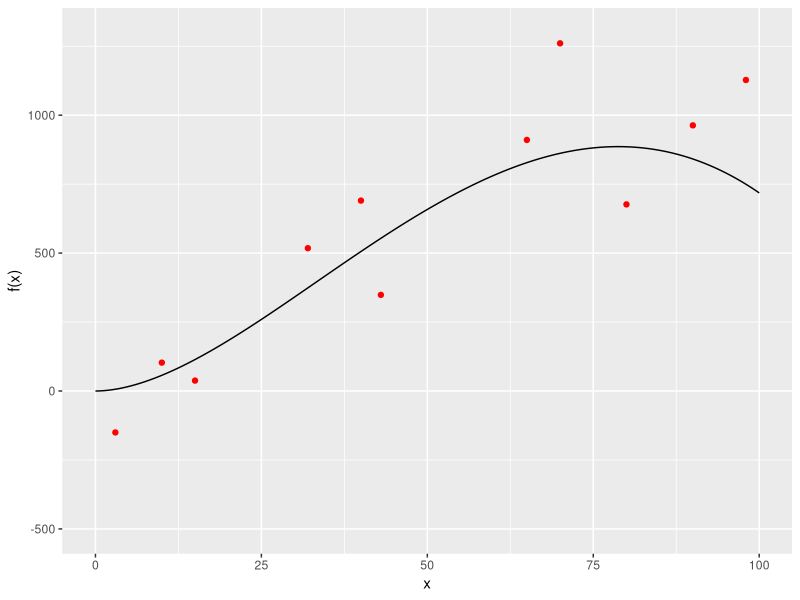
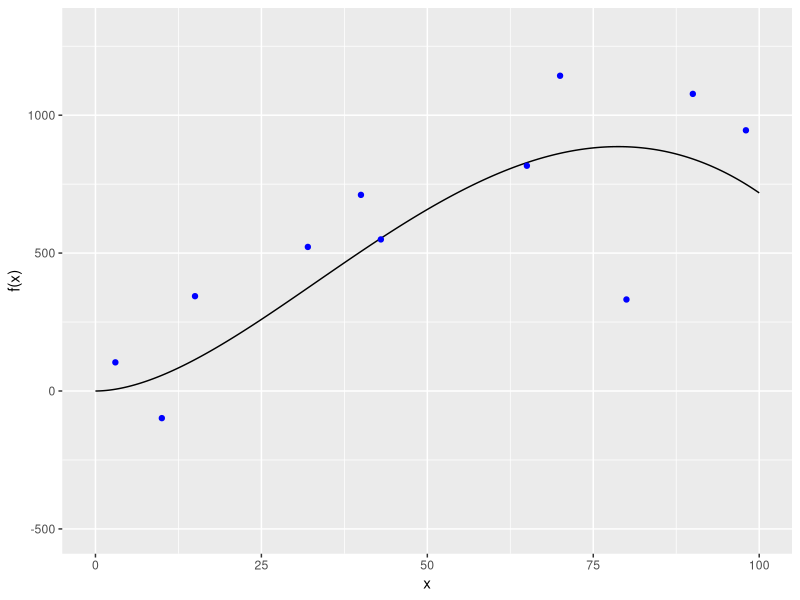
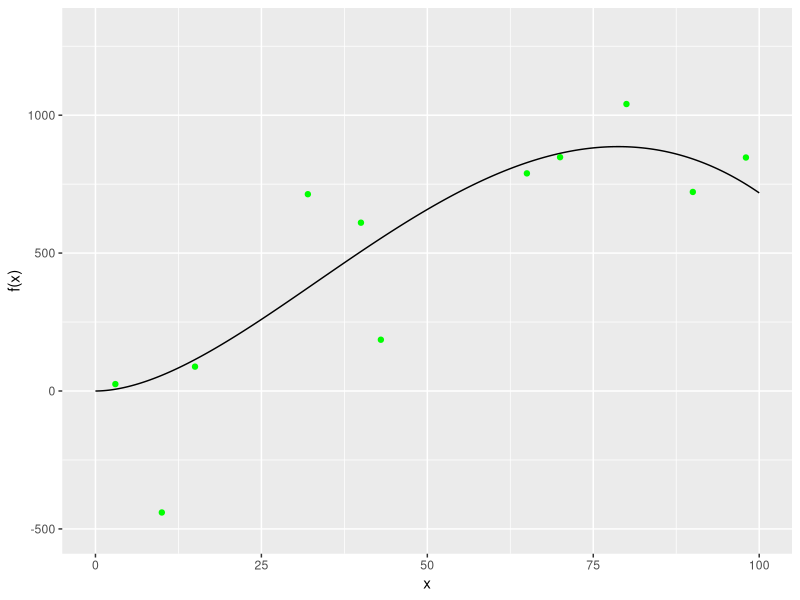
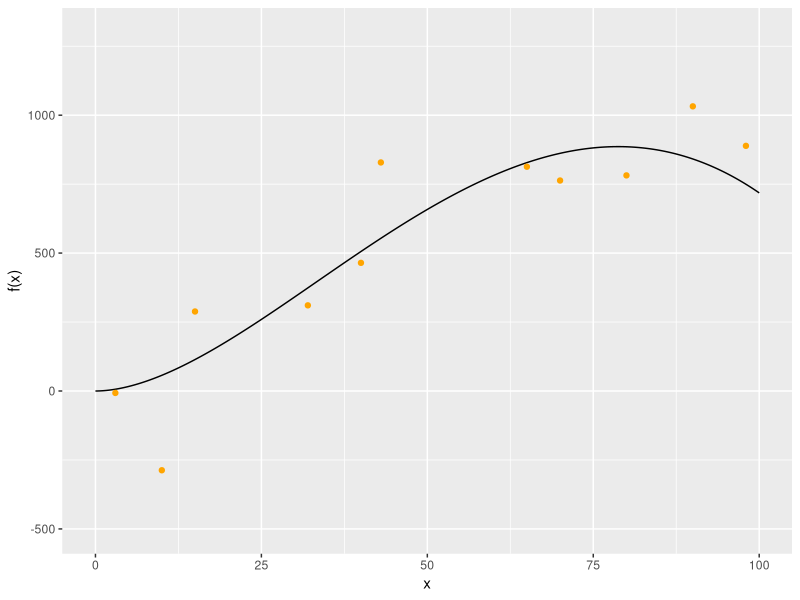
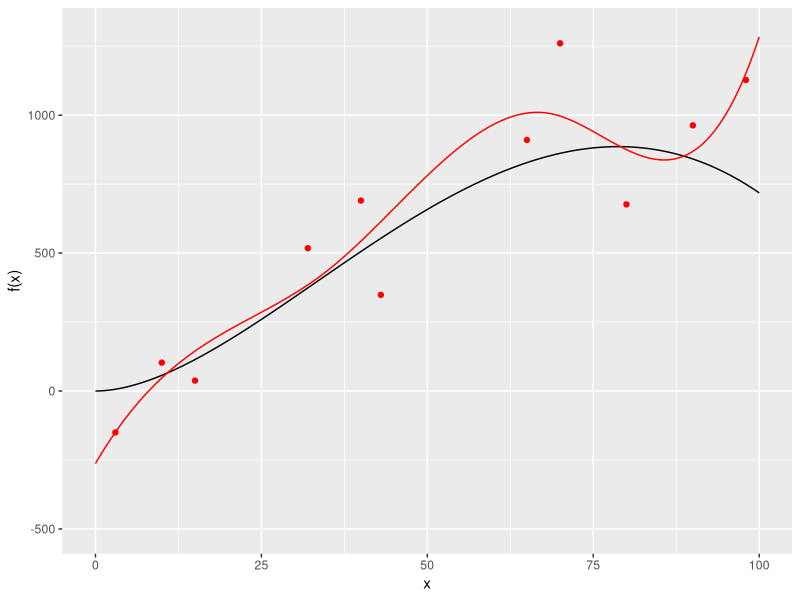
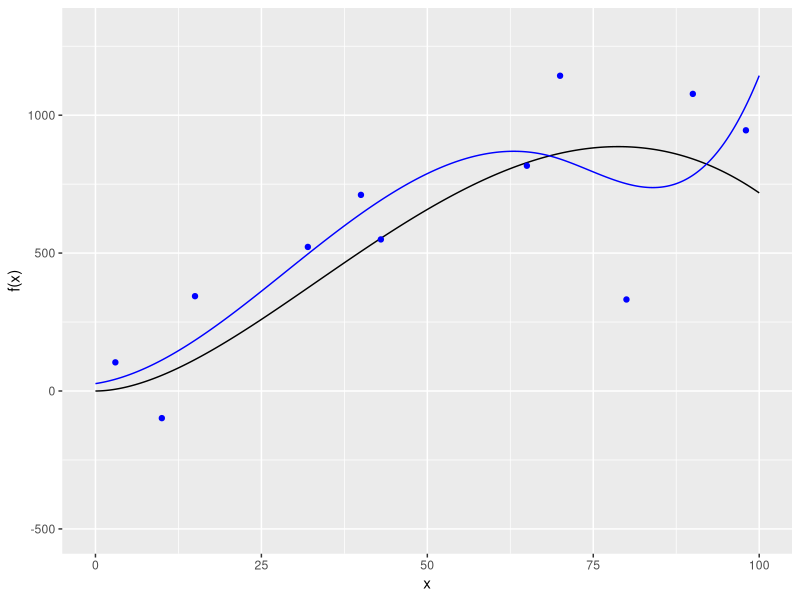
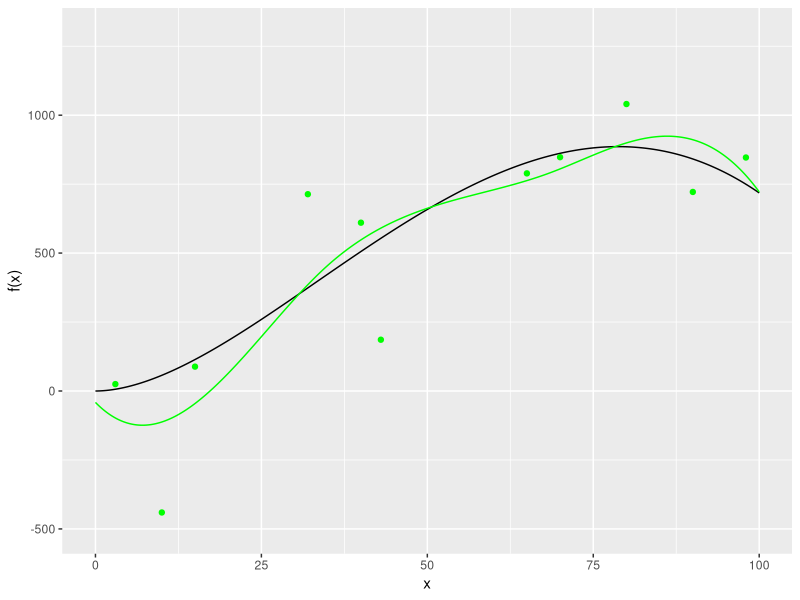
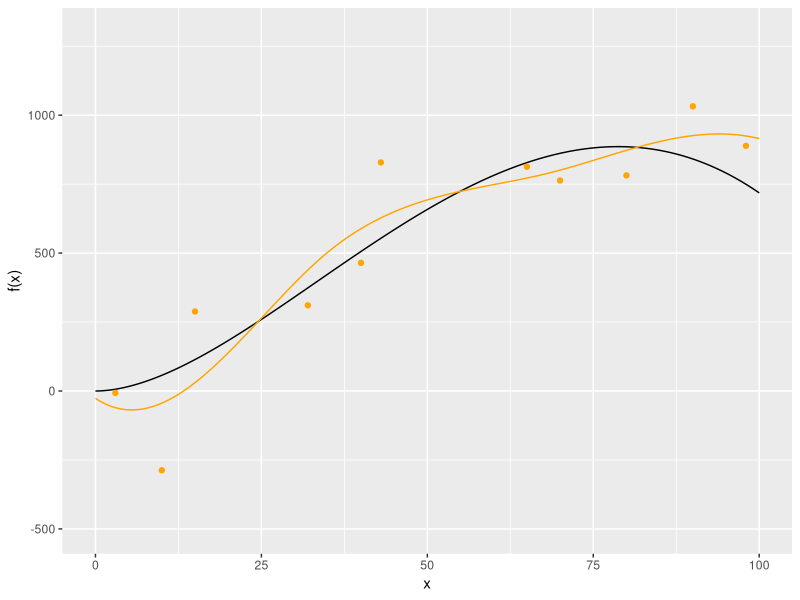

Reproduce these figures in R, in order.
## ---- chunk 1
library(ggplot2)
library(splines)
set.seed(1)
## ---- chunk 2
f = function(x) {
   x^2 - 0.2*x^2.3333
}
## ---- chunk 3
d = data.frame("x"=seq(0,100,0.1))
d$f = f(d$x)
# Samples
s = data.frame("x"=c(3,10,80,70,65,43,90,40,32,15,98))
means = f(s$x)
s$f1 = rnorm(n=length(s$x),mean=means,sd=rep(250,length(s$x)))
s$f2 = rnorm(n=length(s$x),mean=means,sd=rep(250,length(s$x)))
s$f3 = rnorm(n=length(s$x),mean=means,sd=rep(250,length(s$x)))
s$f4 = rnorm(n=length(s$x),mean=means,sd=rep(250,length(s$x)))
lims = scale_y_continuous(limits=c(-500,1300),name="f(x)")
## ---- chunk 4
ggplot(d,aes(x=x,y=f)) + geom_line()  + geom_point(data=s,aes(x=x,y=f1),color='red') + lims
## ---- chunk 5
ggplot(d,aes(x=x,y=f)) + geom_line()  + geom_point(data=s,aes(x=x,y=f2),color='blue') + lims
## ---- chunk 6
ggplot(d,aes(x=x,y=f)) + geom_line()  + geom_point(data=s,aes(x=x,y=f3),color='green') + lims
## ---- chunk 7
ggplot(d,aes(x=x,y=f)) + geom_line()  + geom_point(data=s,aes(x=x,y=f4),color='orange')+ lims
## ---- chunk 8
# Spline fits
fit = lm(f1~bs(x,df=5),data=s)
d$f1 = predict(object=fit,newdata=list(x=d$x))
fit = lm(f2~bs(x,df=5),data=s)
d$f2 = predict(object=fit,newdata=list(x=d$x))
fit = lm(f3~bs(x,df=5),data=s)
d$f3 = predict(object=fit,newdata=list(x=d$x))
fit = lm(f4~bs(x,df=5),data=s)
d$f4 = predict(object=fit,newdata=list(x=d$x))
## ---- chunk 9
ggplot(d,aes(x=x,y=f)) + geom_line()  + geom_point(data=s,aes(x=x,y=f1),color='red') + geom_line(data=d,aes(x=x,y=f1),color='red') + lims
## ---- chunk 10
ggplot(d,aes(x=x,y=f)) + geom_line()  + geom_point(data=s,aes(x=x,y=f2),color='blue') + geom_line(data=d,aes(x=x,y=f2),color='blue') + lims
## ---- chunk 11
ggplot(d,aes(x=x,y=f)) + geom_line()  + geom_point(data=s,aes(x=x,y=f3),color='green') + geom_line(data=d,aes(x=x,y=f3),color='green') + lims
## ---- chunk 12
ggplot(d,aes(x=x,y=f)) + geom_line()  + geom_point(data=s,aes(x=x,y=f4),color='orange') + geom_line(data=d,aes(x=x,y=f4),color='orange') + lims
## ---- chunk 13
valuesAt70 = data.frame('x'=rep(70,4),'f'=c(d$f1[701],d$f2[701],d$f3[701],d$f4[701])) 
ggplot(d,aes(x=x,y=f)) + geom_line() + geom_line(data=d,aes(x=x,y=f1),color='red') + geom_line(data=d,aes(x=x,y=f2),color='blue') + geom_line(data=d,aes(x=x,y=f3),color='green') + geom_line(data=d,aes(x=x,y=f4),color='orange') + geom_point(data=valuesAt70,aes(x=x,y=f)) + lims
## ---- chunk 14
d$average = (d$f1+d$f2+d$f3+d$f4)/4
valuesAt70 = data.frame(x=rep(70,2), f=c(d$f[701],d$average[701])) 
ggplot(d,aes(x=x,y=f)) + geom_line() + geom_line(data=d,aes(x=x,y=average),linetype='dashed') + geom_point(data=valuesAt70,aes(x=x,y=f)) + lims
